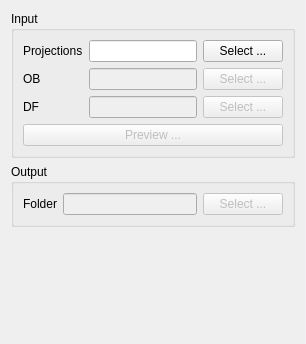
      <widget class="QWidget" name="tab">
       <attribute name="title">
        <string>Data Selection</string>
       </attribute>
       <layout class="QVBoxLayout" name="verticalLayout_3">
        <item>
         <widget class="QGroupBox" name="groupBox">
          <property name="title">
           <string>Input</string>
          </property>
          <layout class="QVBoxLayout" name="verticalLayout_2">
           <item>
            <layout class="QGridLayout" name="gridLayout">
             <item row="0" column="0">
              <widget class="QLabel" name="label">
               <property name="text">
                <string>Projections</string>
               </property>
              </widget>
             </item>
             <item row="0" column="1">
              <widget class="QLineEdit" name="projections_lineEdit"/>
             </item>
             <item row="0" column="2">
              <widget class="QPushButton" name="select_projections_pushButton">
               <property name="text">
                <string>Select ...</string>
               </property>
              </widget>
             </item>
             <item row="1" column="0">
              <widget class="QLabel" name="label_2">
               <property name="text">
                <string>OB</string>
               </property>
               <property name="alignment">
                <set>Qt::AlignLeading|Qt::AlignLeft|Qt::AlignVCenter</set>
               </property>
              </widget>
             </item>
             <item row="1" column="1">
              <widget class="QLineEdit" name="ob_lineEdit">
               <property name="enabled">
                <bool>false</bool>
               </property>
              </widget>
             </item>
             <item row="1" column="2">
              <widget class="QPushButton" name="select_ob_pushButton">
               <property name="enabled">
                <bool>false</bool>
               </property>
               <property name="text">
                <string>Select ...</string>
               </property>
              </widget>
             </item>
             <item row="2" column="0">
              <widget class="QLabel" name="label_3">
               <property name="text">
                <string>DF</string>
               </property>
              </widget>
             </item>
             <item row="2" column="1">
              <widget class="QLineEdit" name="df_lineEdit">
               <property name="enabled">
                <bool>false</bool>
               </property>
              </widget>
             </item>
             <item row="2" column="2">
              <widget class="QPushButton" name="select_df_pushButton">
               <property name="enabled">
                <bool>false</bool>
               </property>
               <property name="text">
                <string>Select ...</string>
               </property>
              </widget>
             </item>
            </layout>
           </item>
           <item>
            <widget class="QPushButton" name="preview_pushButton">
             <property name="enabled">
              <bool>false</bool>
             </property>
             <property name="text">
              <string>Preview ...</string>
             </property>
            </widget>
           </item>
          </layout>
         </widget>
        </item>
        <item>
         <widget class="QGroupBox" name="groupBox_2">
          <property name="title">
           <string>Output</string>
          </property>
          <layout class="QHBoxLayout" name="horizontalLayout">
           <item>
            <widget class="QLabel" name="label_4">
             <property name="text">
              <string>Folder</string>
             </property>
            </widget>
           </item>
           <item>
            <widget class="QLineEdit" name="output_folder_lineEdit">
             <property name="enabled">
              <bool>false</bool>
             </property>
            </widget>
           </item>
           <item>
            <widget class="QPushButton" name="select_output_folder_pushButton">
             <property name="enabled">
              <bool>false</bool>
             </property>
             <property name="text">
              <string>Select ...</string>
             </property>
            </widget>
           </item>
          </layout>
         </widget>
        </item>
        <item>
         <spacer name="verticalSpacer">
          <property name="orientation">
           <enum>Qt::Vertical</enum>
          </property>
          <property name="sizeHint" stdset="0">
           <size>
            <width>20</width>
            <height>106</height>
           </size>
          </property>
         </spacer>
        </item>
       </layout>
      </widget>
